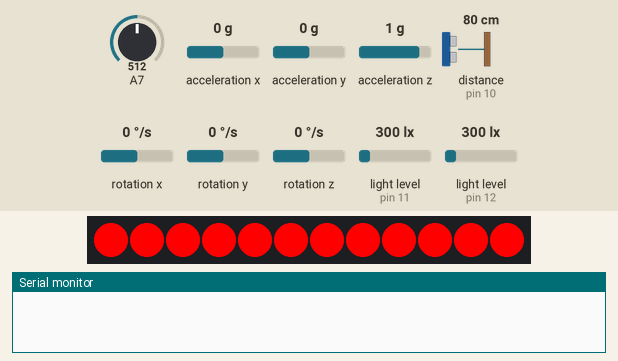
Simulated run of this sketch. Board: Arduino Uno, built with avr-gcc and run on an emulated ATmega328P. Parts: 12 RGB LEDs in strip order, left to right, the last lines printed to the serial monitor. The test bench sets the inputs (shaded band); at power-on: A7 = 512, distance to the obstacle (sensor on pin 10) 80 cm, acceleration x 0 g, acceleration y 0 g, acceleration z 1 g, rotation x 0 °/s, rotation y 0 °/s, rotation z 0 °/s, light level (sensors on pin 11, pin 12) 300 lx. Dim RGB values are drawn brighter than linear.

Above: at 1.91 s.
2.6 s: A7 set to 214
At 3.15 s:
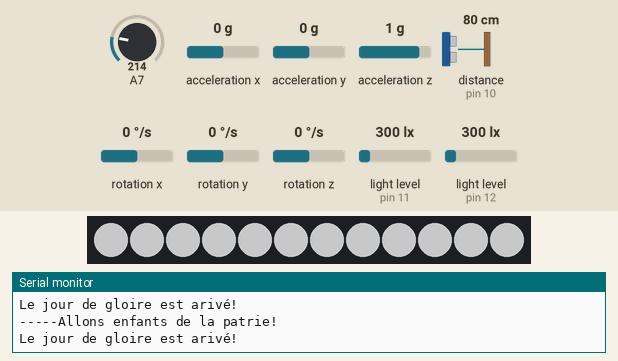
4.1 s: A7 set to 189
At 5.5 s:
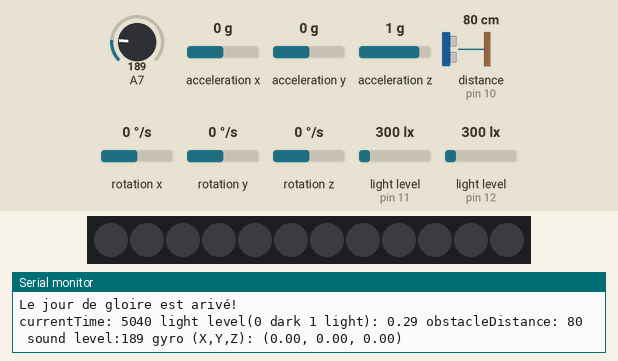
6.6 s: distance to the obstacle (sensor on pin 10) set to 2 cm
10.1 s: A7 set to 210
At 10.33 s:
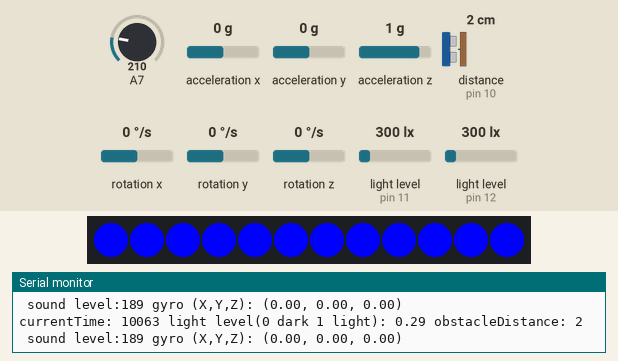
12.6 s: A7 set to 190
Timing chart, 0 to 15.2 s (numbered marks = the images above; inputs shaded):
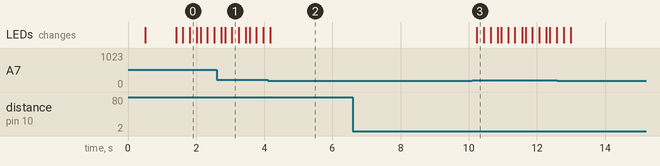

Measured:
- the behaviour switches between 200 and 199 on A7 (found by bisection; images 1 and 2)
- after the input at 10.1 s, the LEDs: change after 0.14 s (image 3)

The sketch:

28-sound-command.ino
```cpp
// bibliotekoj kaj variabloj tutmondaj

#include "MeAuriga.h"
#include "Wire.h"

unsigned long currentTime;
unsigned long lastPassTime = 0;

int Nled = 12;
MeRGBLed led(0, Nled); // 0: ĉio, LED: 1->Nled led.setColor(LED_num,R0_255,G0_255,B0_255)

MeLightSensor lightSensor1(12); // lightSensor1.read();
MeLightSensor lightSensor2(11);
int reading_lightSensor1, reading_lightSensor2;
float average_lightLevel;

MeUltrasonicSensor ultrasound(10);
int reading_ultraSound;

MeGyro gyroSensor(0, 0x69); // Gyro object from Makeblock (port 0, I2C address 0x69)

MeSoundSensor sound(14);
int soundLevel;

MeEncoderOnBoard motor1(SLOT1);
MeEncoderOnBoard motor2(SLOT2);

int motor1_v, motor2_v;


// Struct for gyro readings
struct Gyro {
  float x;
  float y;
  float z;
};

Gyro gyro; // instance to hold current gyro values

int LoopInterval = 5000;

// efektivigita unufoje
void setup() {
  Serial.begin(9600);

  led.setpin(44);
  led.setColor(0, 255, 255, 255); // ekbrilo de la unua LED
  led.show();
  delay(500);
  led.setColor(0,0,0,0);
  led.show();
  // Iniciigo de gyroskopo
  gyroSensor.begin();
}

// efektivigita en buklo
void loop() {
  delay(100);
  currentTime = millis() % 16384; // `%`: eviti superfluon
  led.setColor(0,0,0,0);
  led.show();
  // Legado de lum-sensiloj
  reading_lightSensor1 = lightSensor1.read();
  reading_lightSensor2 = lightSensor2.read();
  average_lightLevel = (reading_lightSensor1 + reading_lightSensor2) / 2048.0;

  // Legado de ultrasona distanco
  reading_ultraSound = ultrasound.distanceCm();
  // Legado de gyroskopo
  gyroSensor.update();      // necesa antaŭ ĉiu legado
  gyro.x = gyroSensor.getAngleX();
  gyro.y = gyroSensor.getAngleY();
  gyro.z = gyroSensor.getAngleZ();
  soundLevel=sound.strength();
  if (soundLevel>=200){
    led.setColor(0,0,0,255);
    led.show();
    delay(200);
    led.setColor(0,100,100,100);
    led.show();
    delay(200);
    led.setColor(0,255,0,0);
    led.show();
    delay(200);
    Serial.println("-----Allons enfants de la patrie!");
    //Serial.print("Your distance from me is: ");
    //Serial.println(reading_ultraSound);
    Serial.println("Le jour de gloire est arivé!");
    Serial.println();
    Serial.println();
    Serial.println();
    Serial.println();
  }
  // Presado ĉe intervalloj
  if (currentTime - lastPassTime >= LoopInterval) {
    Serial.print("currentTime: ");
    Serial.print(currentTime);
    Serial.print(" light level(0 dark 1 light): ");
    Serial.print(average_lightLevel);
    Serial.print(" obstacleDistance: ");
    Serial.println(reading_ultraSound);
    Serial.print(" sound level:");
    Serial.print(soundLevel);
    Serial.print(" gyro (X,Y,Z): (");
    Serial.print(gyro.x);
    Serial.print(", ");
    Serial.print(gyro.y);
    Serial.print(", ");
    Serial.print(gyro.z);
    Serial.println(")");
    lastPassTime = currentTime;

    // kutima loop()


  }

  // kutima loop(): simple LED off
  led.setColor(0,0,0,0);
  led.show();
}

// utilaj:
// random(min,max)
```
